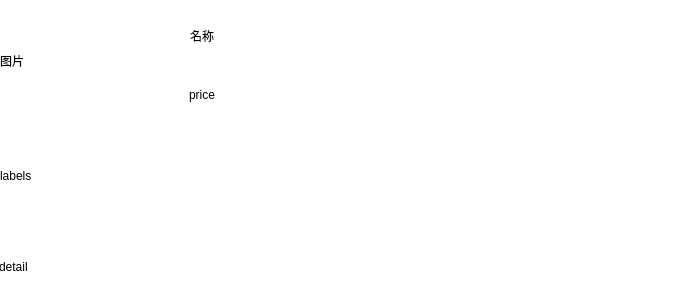
<?xml version="1.0" encoding="UTF-8"?>
<ui version="4.0">
 <class>dishDetailUI</class>
 <widget class="QWidget" name="dishDetailUI">
  <property name="geometry">
   <rect>
    <x>0</x>
    <y>0</y>
    <width>681</width>
    <height>300</height>
   </rect>
  </property>
  <property name="minimumSize">
   <size>
    <width>600</width>
    <height>300</height>
   </size>
  </property>
  <property name="windowTitle">
   <string>Form</string>
  </property>
  <property name="styleSheet">
   <string notr="true">background-color: rgb(255, 255, 255);</string>
  </property>
  <widget class="QLabel" name="imageLabel">
   <property name="geometry">
    <rect>
     <x>0</x>
     <y>0</y>
     <width>191</width>
     <height>121</height>
    </rect>
   </property>
   <property name="minimumSize">
    <size>
     <width>191</width>
     <height>121</height>
    </size>
   </property>
   <property name="styleSheet">
    <string notr="true">background-color: rgb(255, 255, 255);</string>
   </property>
   <property name="text">
    <string>图片</string>
   </property>
  </widget>
  <widget class="QLabel" name="nameText">
   <property name="geometry">
    <rect>
     <x>190</x>
     <y>0</y>
     <width>411</width>
     <height>71</height>
    </rect>
   </property>
   <property name="styleSheet">
    <string notr="true">background-color: rgb(255, 255, 255);</string>
   </property>
   <property name="text">
    <string>名称</string>
   </property>
  </widget>
  <widget class="QLabel" name="labelText">
   <property name="geometry">
    <rect>
     <x>0</x>
     <y>120</y>
     <width>601</width>
     <height>111</height>
    </rect>
   </property>
   <property name="styleSheet">
    <string notr="true">background-color: rgb(255, 255, 255);</string>
   </property>
   <property name="text">
    <string>labels</string>
   </property>
  </widget>
  <widget class="QLabel" name="detailLabel">
   <property name="geometry">
    <rect>
     <x>-1</x>
     <y>231</y>
     <width>601</width>
     <height>71</height>
    </rect>
   </property>
   <property name="styleSheet">
    <string notr="true">background-color: rgb(255, 255, 255);</string>
   </property>
   <property name="text">
    <string>detail</string>
   </property>
  </widget>
  <widget class="QLabel" name="priceText">
   <property name="geometry">
    <rect>
     <x>189</x>
     <y>69</y>
     <width>411</width>
     <height>51</height>
    </rect>
   </property>
   <property name="styleSheet">
    <string notr="true">background-color: rgb(255, 255, 255);</string>
   </property>
   <property name="text">
    <string>price</string>
   </property>
  </widget>
 </widget>
 <resources/>
 <connections/>
</ui>
